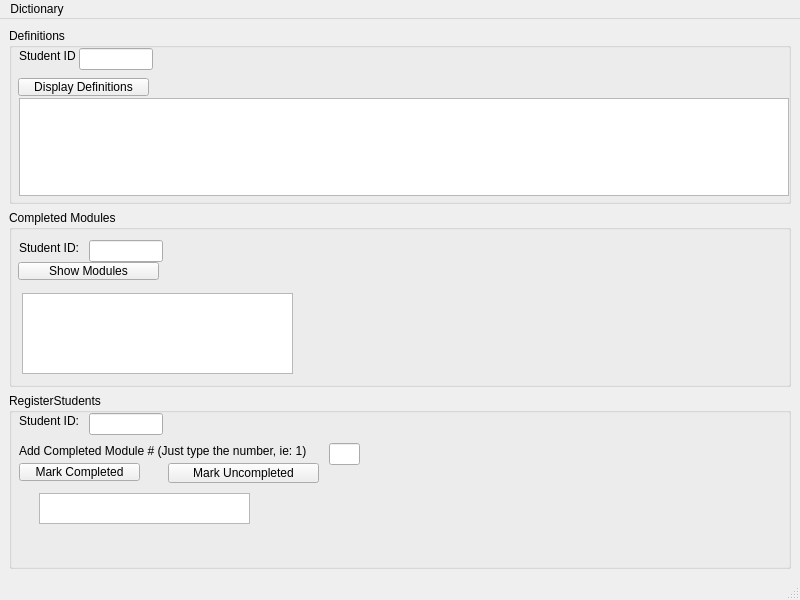
<?xml version="1.0" encoding="UTF-8"?>
<ui version="4.0">
 <class>Dictionary</class>
 <widget class="QMainWindow" name="Dictionary">
  <property name="geometry">
   <rect>
    <x>0</x>
    <y>0</y>
    <width>800</width>
    <height>600</height>
   </rect>
  </property>
  <property name="windowTitle">
   <string>Dictionary</string>
  </property>
  <widget class="QWidget" name="centralwidget">
   <layout class="QVBoxLayout" name="verticalLayout_2">
    <item>
     <widget class="QGroupBox" name="getDef">
      <property name="title">
       <string>Definitions</string>
      </property>
      <widget class="QLineEdit" name="getDefinitionStudentIDInput">
       <property name="geometry">
        <rect>
         <x>70</x>
         <y>20</y>
         <width>74</width>
         <height>22</height>
        </rect>
       </property>
       <property name="text">
        <string/>
       </property>
      </widget>
      <widget class="QPushButton" name="getDefinitionButton">
       <property name="geometry">
        <rect>
         <x>9</x>
         <y>50</y>
         <width>131</width>
         <height>18</height>
        </rect>
       </property>
       <property name="text">
        <string>Display Definitions</string>
       </property>
      </widget>
      <widget class="QTextEdit" name="definitionResultOutput">
       <property name="geometry">
        <rect>
         <x>10</x>
         <y>70</y>
         <width>770</width>
         <height>98</height>
        </rect>
       </property>
      </widget>
      <widget class="QLabel" name="label_2">
       <property name="geometry">
        <rect>
         <x>10</x>
         <y>20</y>
         <width>71</width>
         <height>16</height>
        </rect>
       </property>
       <property name="text">
        <string>Student ID</string>
       </property>
      </widget>
     </widget>
    </item>
    <item>
     <widget class="QGroupBox" name="completeModule">
      <property name="title">
       <string>Completed Modules</string>
      </property>
      <widget class="QLineEdit" name="studentIDforModule">
       <property name="geometry">
        <rect>
         <x>80</x>
         <y>30</y>
         <width>74</width>
         <height>22</height>
        </rect>
       </property>
       <property name="text">
        <string/>
       </property>
      </widget>
      <widget class="QPushButton" name="showModulesButton">
       <property name="geometry">
        <rect>
         <x>9</x>
         <y>52</y>
         <width>141</width>
         <height>18</height>
        </rect>
       </property>
       <property name="text">
        <string>Show Modules</string>
       </property>
      </widget>
      <widget class="QLabel" name="label_3">
       <property name="geometry">
        <rect>
         <x>10</x>
         <y>30</y>
         <width>61</width>
         <height>16</height>
        </rect>
       </property>
       <property name="text">
        <string>Student ID:</string>
       </property>
      </widget>
      <widget class="QTextEdit" name="completedModulesList">
       <property name="geometry">
        <rect>
         <x>13</x>
         <y>83</y>
         <width>271</width>
         <height>81</height>
        </rect>
       </property>
      </widget>
     </widget>
    </item>
    <item>
     <widget class="QGroupBox" name="RegisterStudents">
      <property name="title">
       <string>RegisterStudents</string>
      </property>
      <widget class="QLineEdit" name="studentIDinput">
       <property name="geometry">
        <rect>
         <x>80</x>
         <y>20</y>
         <width>74</width>
         <height>22</height>
        </rect>
       </property>
       <property name="text">
        <string/>
       </property>
      </widget>
      <widget class="QLineEdit" name="lineEdit">
       <property name="geometry">
        <rect>
         <x>320</x>
         <y>50</y>
         <width>31</width>
         <height>22</height>
        </rect>
       </property>
       <property name="text">
        <string/>
       </property>
      </widget>
      <widget class="QPushButton" name="markCompletedButton">
       <property name="geometry">
        <rect>
         <x>10</x>
         <y>70</y>
         <width>121</width>
         <height>18</height>
        </rect>
       </property>
       <property name="text">
        <string>Mark Completed</string>
       </property>
      </widget>
      <widget class="QLabel" name="label_4">
       <property name="geometry">
        <rect>
         <x>10</x>
         <y>50</y>
         <width>291</width>
         <height>16</height>
        </rect>
       </property>
       <property name="text">
        <string>Add Completed Module # (Just type the number, ie: 1)</string>
       </property>
      </widget>
      <widget class="QLabel" name="label_5">
       <property name="geometry">
        <rect>
         <x>10</x>
         <y>20</y>
         <width>61</width>
         <height>16</height>
        </rect>
       </property>
       <property name="text">
        <string>Student ID:</string>
       </property>
      </widget>
      <widget class="QPushButton" name="markUncompletedButton">
       <property name="geometry">
        <rect>
         <x>159</x>
         <y>70</y>
         <width>151</width>
         <height>20</height>
        </rect>
       </property>
       <property name="text">
        <string>Mark Uncompleted</string>
       </property>
      </widget>
      <widget class="QTextEdit" name="confirmOutput">
       <property name="geometry">
        <rect>
         <x>30</x>
         <y>100</y>
         <width>211</width>
         <height>31</height>
        </rect>
       </property>
      </widget>
     </widget>
    </item>
   </layout>
  </widget>
  <widget class="QMenuBar" name="menubar">
   <property name="geometry">
    <rect>
     <x>0</x>
     <y>0</y>
     <width>800</width>
     <height>17</height>
    </rect>
   </property>
   <widget class="QMenu" name="menuDictionary">
    <property name="title">
     <string>Dictionary</string>
    </property>
   </widget>
   <addaction name="menuDictionary"/>
  </widget>
  <widget class="QStatusBar" name="statusbar"/>
 </widget>
 <resources/>
 <connections/>
</ui>
